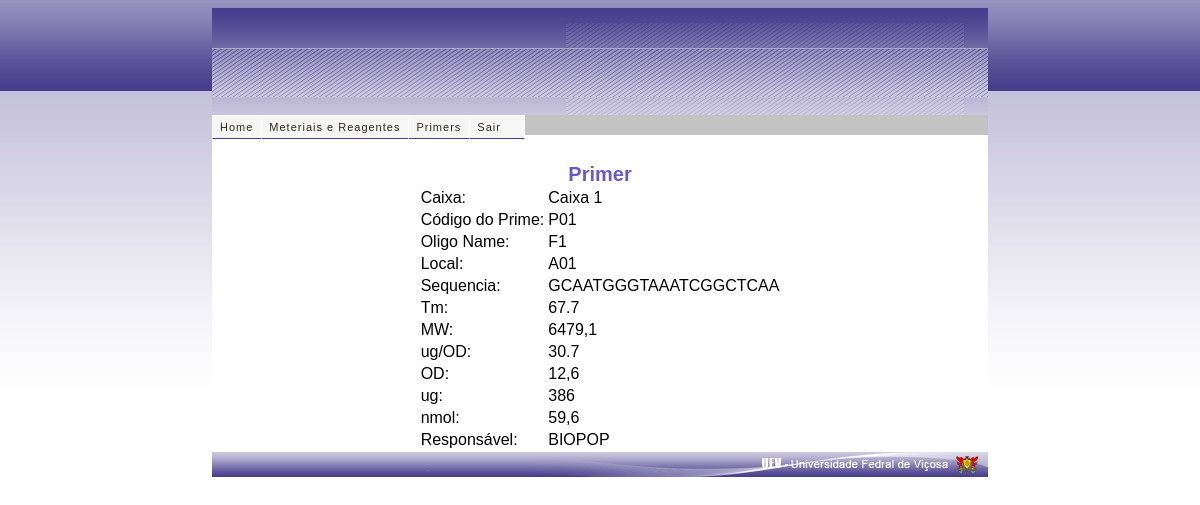
Page /view/public/exibePrime.php?idPrime=5 (signed in) on the committed database.
### tables this page shows
CREATE TABLE IF NOT EXISTS `prime` (
  `idPrime` int(11) NOT NULL AUTO_INCREMENT,
  `numeroCaixa` varchar(45) DEFAULT NULL,
  `codigoPrime` varchar(45) DEFAULT NULL,
  `oligoName` varchar(100) DEFAULT NULL,
  `local` varchar(50) DEFAULT NULL,
  `sequenciaPrime` varchar(100) DEFAULT NULL,
  `temperatura` varchar(10) DEFAULT NULL,
  `mw` varchar(10) DEFAULT NULL,
  `ugod` varchar(10) DEFAULT NULL,
  `od` varchar(10) DEFAULT NULL,
  `ug` varchar(10) DEFAULT NULL,
  `nmol` varchar(10) DEFAULT NULL,
  `responsavel` varchar(45) DEFAULT NULL,
  `referencia` varchar(45) NOT NULL,
  PRIMARY KEY (`idPrime`)
);

### persistence/ConectaDB.php (called while the page is built, shortened)
<?php
class ConectaDB {
    private $host;
    private $user;
    private $pass;
    private $db;
    function setHost($host) {
        $this->host = $host;
    }
    function setUser($user) {
        $this->user = $user;
    }
    function setPass($pass) {
        $this->pass = $pass;
    }
    function setDb($db) {
        $this->db = $db;
    }
    function conectar() {
        $con = mysql_connect($this->host, $this->user, $this->pass, $this->db) or die($this->erro(mysql_error()));
        return $con;
    }
    function selecionarDB() {
        $sel = mysql_select_db($this->db) or die($this->erro(mysql_error()));
        if ($sel)
            return true;
        else
            return false;
    }
}
?>

### persistence/ManipulaBase.php (called while the page is built, shortened)
<?php
class ManipulaBase
{
	public function __construct()
	{
		include_once("ConectaDB.php");
		$connect = new ConectaDB;
	}
   function detalhesPrime($idPrime)
   {
     $result = mysql_query("select * from prime where idPrime = $idPrime");
      return mysql_fetch_array($result);
   }
}
?>

### view/public/exibePrime.php (the view, shortened to what this page needs)
<?php
include_once("../../persistence/ManipulaBase.php");
	$query = new ManipulaBase();
	if (isset($_REQUEST['idPrime'])){
		$dados = array(
                                    'idPrime'       => '',
                                    'numeroCaixa'   => '',
                                    'codigoPrime'   => '',
                                    'oligoName'     => '',
                                    'local'         => '',
                                    'sequenciaPrime'=> '',
												'temperatura'   => '',
												'mw'            => '',
												'ugod'          => '',
												'od'   			 => '',
												'ug'  			 => '',
												'nmol'   		 => '',
												'responsavel'   => '',
                               );
		$dados = $query->detalhesPrime($_REQUEST['idPrime']);
	}
?>
<html>
    <head>
        <link href="estilo/Estilo.css" rel="stylesheet" type="text/css" />
        <link rel="stylesheet" type="text/css" href="estilo/menuSuperior.css"media="all" />
    </head>
    <body class="tundra " onload="">
        <div class="aplicativo moldura0 conteudo">
            <div class="superior">
                <table>
                    <tr>
                        <td>
                            <h1>&nbsp; <a href="index.php"></a></h1>
                        </td>
                        <td class="celula1"></td>
                    </tr>
                </table>
            </div>
            <div class="mediano autenticacao guardiao">
                <div class="celula1">
                    <div class="moldura1 autenticacao inicial">
                        <?php include_once 'menu.php'; ?>
                        <br>
                        <br>
<center>
<CENTER><h2> Primer  </h2></CENTER>
<table border="0">
                                        <td>Caixa:</td><td><?php echo $dados['numeroCaixa']; ?></td>
                                    <tr>
                                        <td>Código do Prime:</td><td><?php echo $dados['codigoPrime']; ?></td>
                                    </tr>
                                    <tr>
                                     <td>Oligo Name:</td> <td><?php echo $dados['oligoName']; ?></td>
                                    </tr>
                                    <tr>
                                        <td>Local:</td> <td><?php echo $dados['local']; ?></td>
                                    </tr>
                                    <tr>
                                        <td>Sequencia:</td> <td><?php echo $dados['sequenciaPrime']; ?></td>
                                    </tr>
                                    <tr>
                                        <td>Tm:</td> <td><?php echo $dados['temperatura']; ?>
                                    </tr>
                                    <tr>
                                        <td>MW:</td> <td><?php echo $dados['mw']; ?>
                                    </tr>
                                    <tr>
                                        <td>ug/OD:</td> <td><?php echo $dados['ugod']; ?>
                                    </tr>
                                    <tr>
                                        <td>OD:</td> <td><?php echo $dados['od']; ?>
                                    </tr>
                                    <tr>
                                        <td>ug:</td> <td><?php echo $dados['ug']; ?>
                                    </tr>
                                   <tr>
                                        <td>nmol:</td> <td><?php echo $dados['nmol']; ?>
                                    </tr>
                                   <tr>
                                        <td>Responsável:</td> <td><?php echo $dados['responsavel']; ?>
                                    </tr>
</center>
</div>
                </div>
            </div>
            <div class="inferior">
                <p></p>
            </div>
        </div>
    </body>
</html>
</body>
</html>

### view/public/estilo/Estilo.css (style rules this page uses)
body { background: url('../imagens/fundo_corpo.png'); background-attachment: fixed; }
div.moldura1 { width: 100%; }
body, div.moldura0.conteudo { background-color: #473C8B; font-family:Arial; font-size:12px; }
div.moldura0 { margin: 0 auto; width: 776px; }
div.moldura0 > div.superior { background: url('../imagens/fundo_conteudo_superior.png') no-repeat; height: 107px; }
div.moldura0 > div.mediano { background-color: white; }
div.moldura0 > div.inferior { background: url('../imagens/fundo_conteudo_inferior.png') no-repeat; height: 25px; }
div.moldura0 > div.inferior > p { background: url('../imagens/fundo_conteudo_inferior_1.png') no-repeat; height: 25px; margin: 0; }
div.moldura0.conteudo>div.superior>table>tbody> tr>td:first-child { padding: 0 0 0 10px; }
body { font-family:Arial; outline:none; padding:0px; }
h2 { color: #6959CD;; font-size:20px; margin:0px; text-align:center; }

### rows in the picture
prime: numeroCaixa "Caixa 1", codigoPrime "P01", oligoName "F1", local "A01", sequenciaPrime "GCAATGGGTAAATCGGCTCAA", temperatura "67.7", mw "6479,1", ugod "30.7", od "12,6", ug "386", nmol "59,6", responsavel "BIOPOP"
